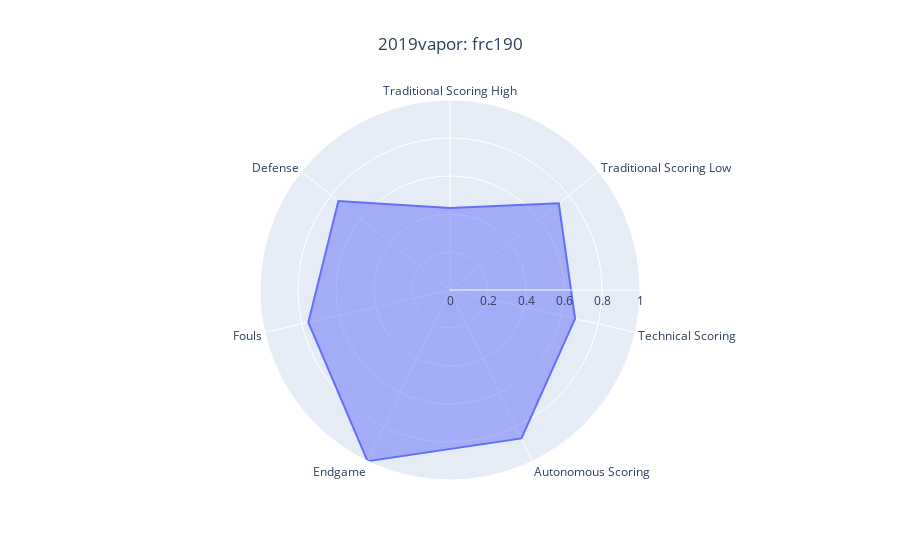
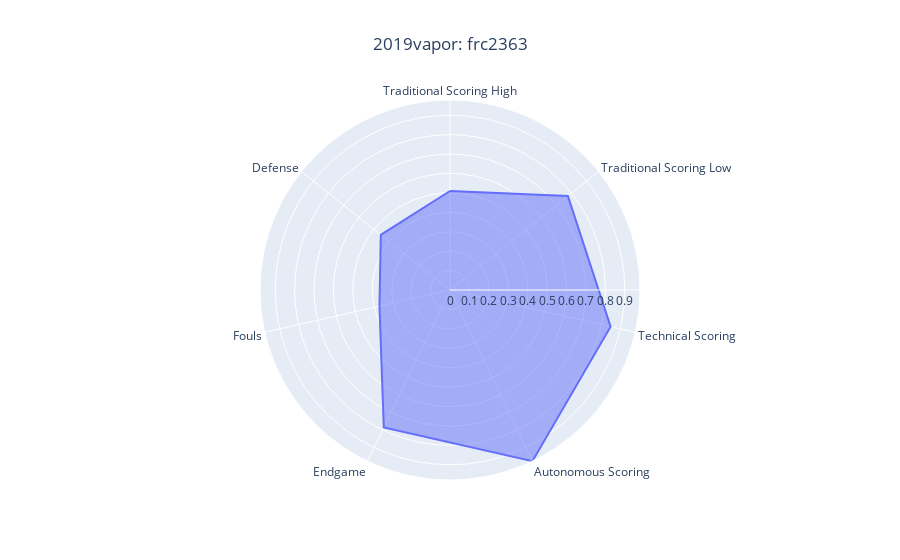
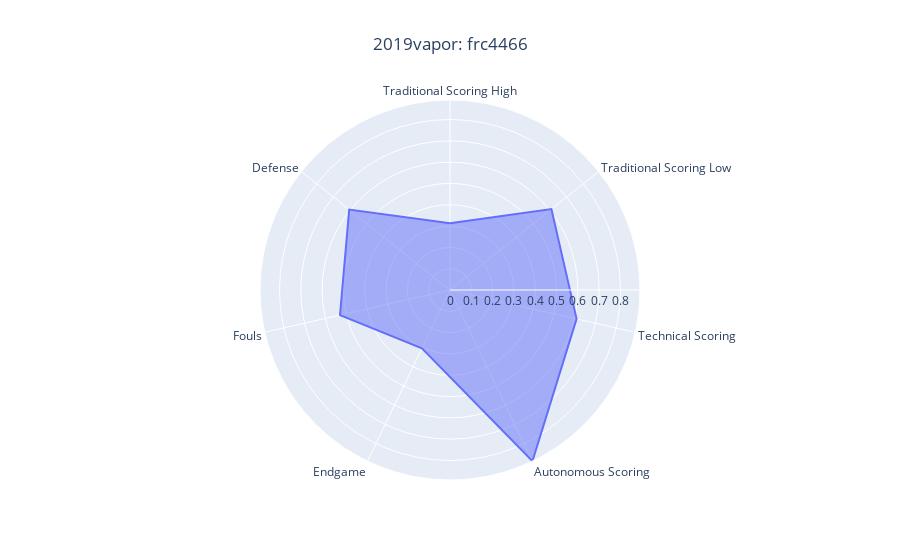
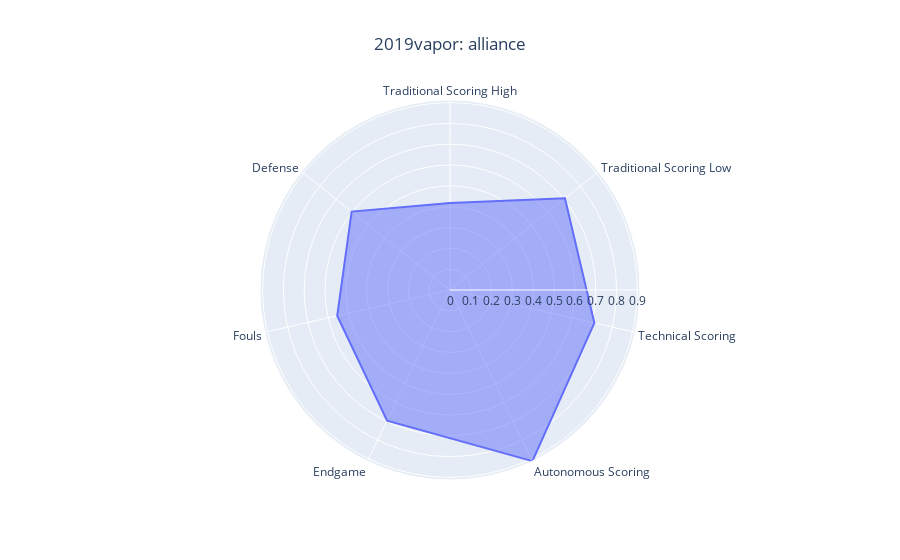

The cell these charts' notebook holds for them, in order:
### Code cell
allianceseed1 = rankings_json[0]['picks']
allianceseed8 = rankings_json[7]['picks']

alliance = pd.DataFrame([[0,0,0,0,0,0,0]], columns = event.columns)
alliance['alliance'] = 'alliance'

for team in allianceseed1:
    df = pd.DataFrame(event.loc[team].T)
    df['theta'] = df.index
    fig = px.line_polar(df, r=team, theta='theta', line_close=True, title=competition + ': ' + df.columns[0])
    fig.update_traces(fill='toself')
    fig.update_layout(title_x=0.5)
    fig.show()

    for col in event.columns:
        alliance[col] += event.loc[team][col]
for col in alliance.columns:
    if col != 'alliance':
        alliance[col] = alliance[col] / 3

alliance = alliance.set_index('alliance')
df = pd.DataFrame(alliance.loc['alliance'].T)
df['theta'] = df.index
fig = px.line_polar(df, r='alliance', theta='theta', line_close=True, title=competition + ': ' + df.columns[0])
fig.update_traces(fill='toself')
fig.update_layout(title_x=0.5)
fig.show()

### Figure 1 — Plotly figure (JSON) as saved in the notebook; plotly's stock layout.template omitted (floating-point values rounded to 4 significant figures)
{"data": [{"hovertemplate": "frc190=%{r}<br>theta=%{theta}<extra></extra>", "legendgroup": "", "line": {"color": "#636efa", "dash": "solid"}, "marker": {"symbol": "circle"}, "mode": "lines", "name": "", "r": [0.4314, 0.7324, 0.6753, 0.8669, 1.0, 0.7647, 0.7513, 0.4314], "showlegend": false, "subplot": "polar", "theta": ["Traditional Scoring High", "Traditional Scoring Low", "Technical Scoring", "Autonomous Scoring", "Endgame", "Fouls", "Defense", "Traditional Scoring High"], "type": "scatterpolar", "fill": "toself"}], "layout": {"polar": {"domain": {"x": [0.0, 1.0], "y": [0.0, 1.0]}, "angularaxis": {"direction": "clockwise", "rotation": 90}}, "legend": {"tracegroupgap": 0}, "title": {"text": "2019vapor: frc190", "x": 0.5}}}

### Figure 2 — Plotly figure (JSON) as saved in the notebook; plotly's stock layout.template omitted (floating-point values rounded to 4 significant figures)
{"data": [{"hovertemplate": "frc2363=%{r}<br>theta=%{theta}<extra></extra>", "legendgroup": "", "line": {"color": "#636efa", "dash": "solid"}, "marker": {"symbol": "circle"}, "mode": "lines", "name": "", "r": [0.5098, 0.7765, 0.8482, 0.9783, 0.7857, 0.3725, 0.4556, 0.5098], "showlegend": false, "subplot": "polar", "theta": ["Traditional Scoring High", "Traditional Scoring Low", "Technical Scoring", "Autonomous Scoring", "Endgame", "Fouls", "Defense", "Traditional Scoring High"], "type": "scatterpolar", "fill": "toself"}], "layout": {"polar": {"domain": {"x": [0.0, 1.0], "y": [0.0, 1.0]}, "angularaxis": {"direction": "clockwise", "rotation": 90}}, "legend": {"tracegroupgap": 0}, "title": {"text": "2019vapor: frc2363", "x": 0.5}}}

### Figure 3 — Plotly figure (JSON) as saved in the notebook; plotly's stock layout.template omitted (floating-point values rounded to 4 significant figures)
{"data": [{"hovertemplate": "frc4466=%{r}<br>theta=%{theta}<extra></extra>", "legendgroup": "", "line": {"color": "#636efa", "dash": "solid"}, "marker": {"symbol": "circle"}, "mode": "lines", "name": "", "r": [0.3137, 0.6088, 0.6094, 0.8916, 0.3036, 0.5294, 0.6052, 0.3137], "showlegend": false, "subplot": "polar", "theta": ["Traditional Scoring High", "Traditional Scoring Low", "Technical Scoring", "Autonomous Scoring", "Endgame", "Fouls", "Defense", "Traditional Scoring High"], "type": "scatterpolar", "fill": "toself"}], "layout": {"polar": {"domain": {"x": [0.0, 1.0], "y": [0.0, 1.0]}, "angularaxis": {"direction": "clockwise", "rotation": 90}}, "legend": {"tracegroupgap": 0}, "title": {"text": "2019vapor: frc4466", "x": 0.5}}}

### Figure 4 — Plotly figure (JSON) as saved in the notebook; plotly's stock layout.template omitted (floating-point values rounded to 4 significant figures)
{"data": [{"hovertemplate": "alliance=%{r}<br>theta=%{theta}<extra></extra>", "legendgroup": "", "line": {"color": "#636efa", "dash": "solid"}, "marker": {"symbol": "circle"}, "mode": "lines", "name": "", "r": [0.4183, 0.7059, 0.711, 0.9123, 0.6964, 0.5556, 0.604, 0.4183], "showlegend": false, "subplot": "polar", "theta": ["Traditional Scoring High", "Traditional Scoring Low", "Technical Scoring", "Autonomous Scoring", "Endgame", "Fouls", "Defense", "Traditional Scoring High"], "type": "scatterpolar", "fill": "toself"}], "layout": {"polar": {"domain": {"x": [0.0, 1.0], "y": [0.0, 1.0]}, "angularaxis": {"direction": "clockwise", "rotation": 90}}, "legend": {"tracegroupgap": 0}, "title": {"text": "2019vapor: alliance", "x": 0.5}}}
